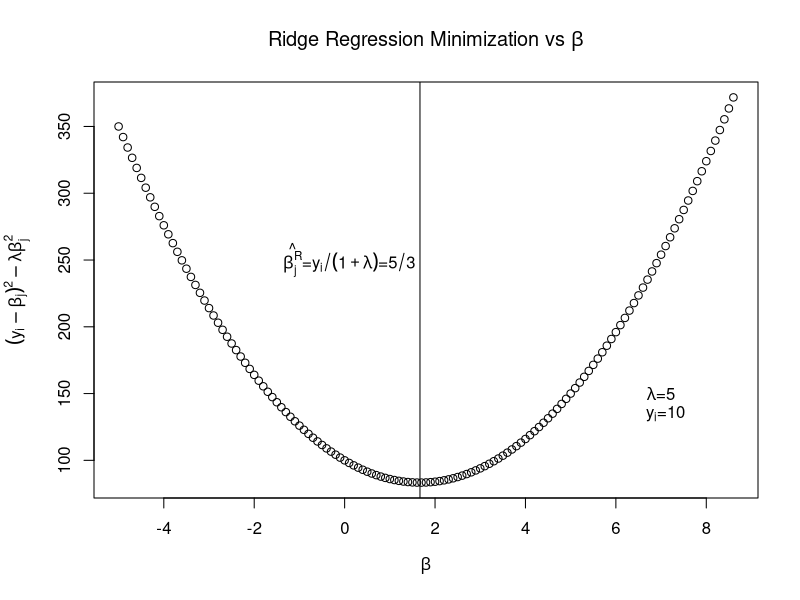
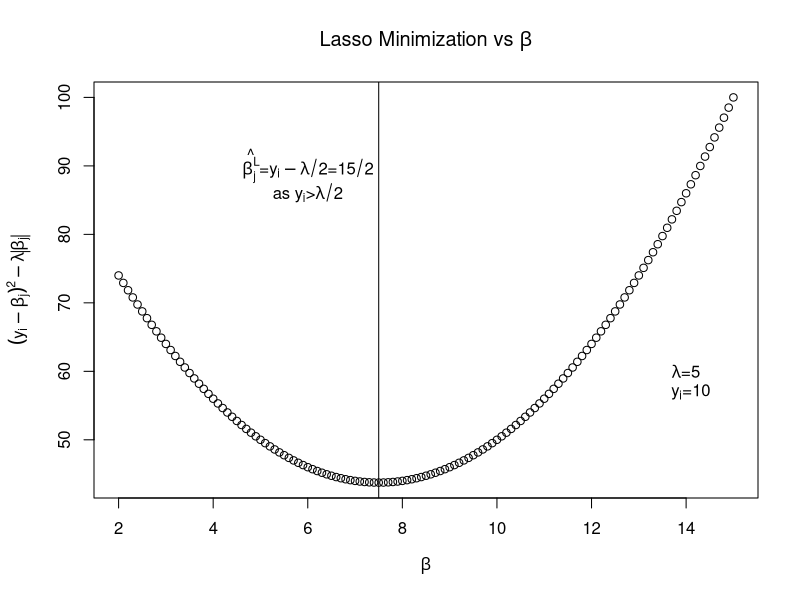
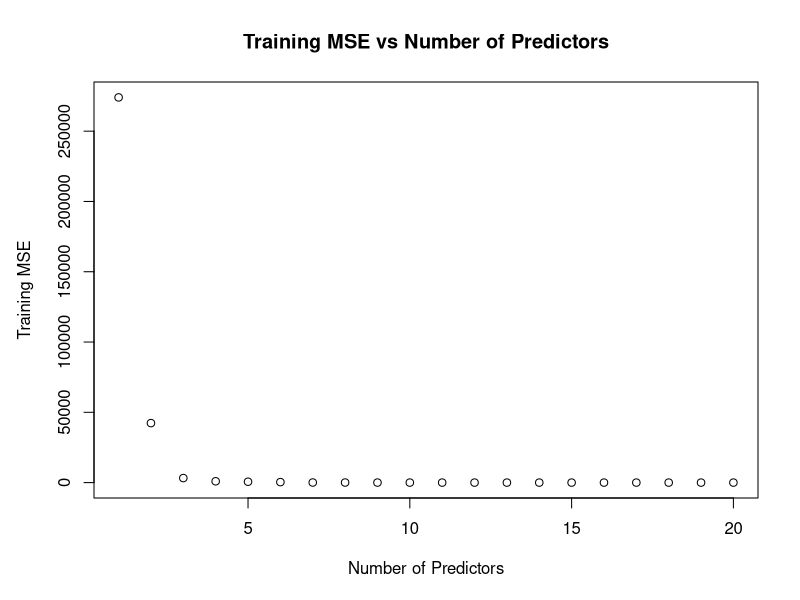
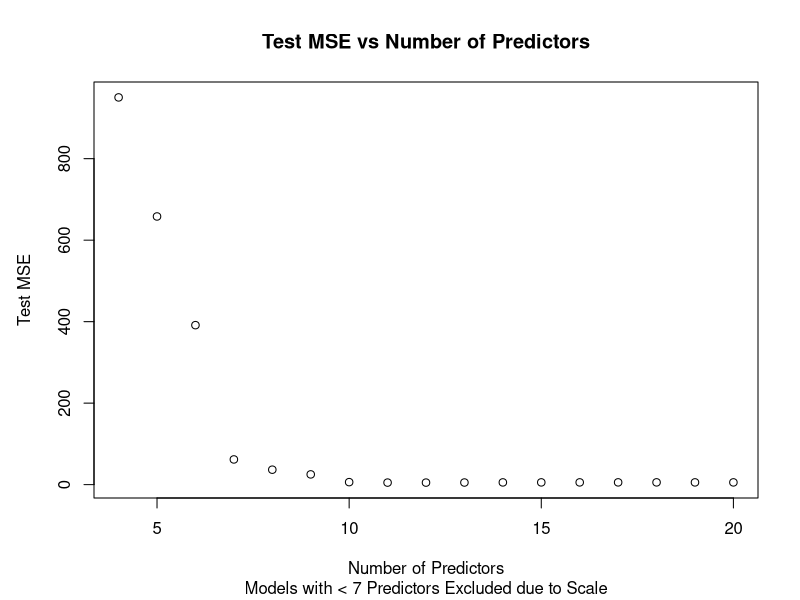
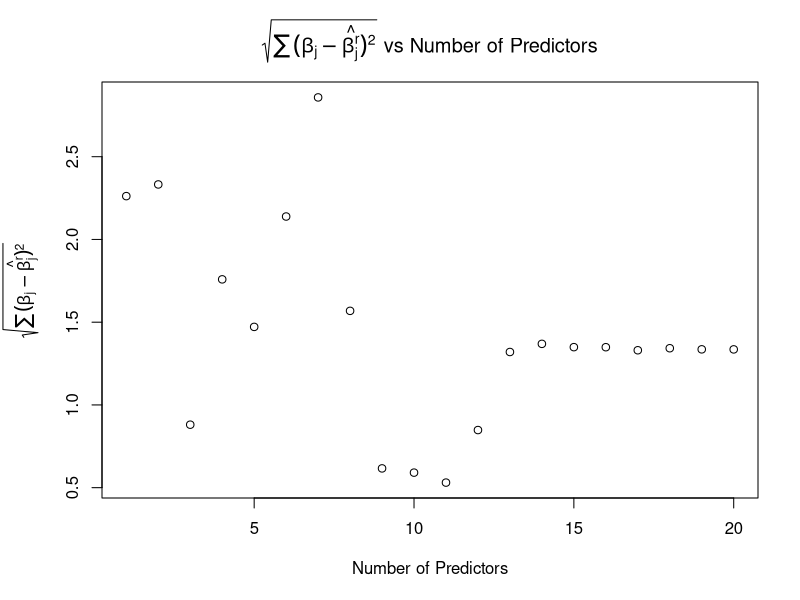

Source code (R) for these figures, in order:
# STAT4702 Homework 11
# Patrick Rogan
# UNI: psr2125

#  6.8.6 ------------------------------------------------------------------
beta = seq(-5,8.66,0.1)
lambda = 5
y_i = 10

# Part A
par(mar=c(5.1,4.7,4.1,2.1))
plot(beta, (y_i - beta)^2 + lambda*beta^2, xlab = expression(beta), 
     ylab = expression((y[i]-beta[j])^2-lambda*beta[j]^2),
     text(0.1,250,expression(paste(hat(beta[j]^R) ,"=", y[i]/(1+lambda),"=", 5/3))), 
     main = expression(paste("Ridge Regression Minimization vs ", beta)))
text(7,150,expression(paste(lambda,"=",5)))
text(7.1,135,expression(paste(y[i],"=",10)))
abline(v = y_i/(1 + lambda))

# Part B
beta = seq(2,15,0.1)
par(mar=c(5.1,4.7,4.1,2.1))
plot(beta, (y_i - beta)^2 + lambda*abs(beta), xlab = expression(beta), 
     ylab = expression((y[i]-beta[j])^2-lambda*abs(beta[j])),
     text(6,90,expression(paste(hat(beta[j]^L) ,"=", y[i]-lambda/2,"=", 15/2))), 
     main = expression(paste("Lasso Minimization vs ", beta)))
text(6,86,expression(paste("as ",y[i], ">",lambda/2)))
text(14,60,expression(paste(lambda,"=",5)))
text(14.1,57,expression(paste(y[i],"=",10)))
abline(v = y_i - lambda/2)

# 6.8.10 ------------------------------------------------------------------
set.seed(1)
X = matrix(0,nrow = 1000, ncol = 20)
meanVec = c(0,120,2,0.25,100,14,1,0,10,99,2,100,2000,3,180,18,0,0,0,0)
sdVec = c(1,.7,1,5,.5,.2,.8,.1,.2,3,2,5,1,9,3,1.1,2.4,2.1,3,0.2)

eps = rnorm(1000, mean = 0, sd = 2.0)
betaVect = c(0,1,4,0,100,1,6,170,1,70,0,100,4,2,200,1,7,0,0,0)
beta0 = 3
Y = beta0 + eps
for (i in 1:20){
  X[,i] = rnorm(1000, mean = meanVec[i], sd = sdVec[i]) 
  Y = Y + betaVect[i]*X[,i]
}

simDat = data.frame(Y,X)
colnames(simDat) = c("Y","X1","X2","X3","X4","X5","X6","X7","X8","X9","X10","X11","X12",
                     "X13","X14","X15","X16","X17","X18","X19","X20")

# Part B
library(caret)

train.ix = as.integer(createDataPartition(simDat[,1], p = .9, list = FALSE, times = 1))
train = rep(FALSE,length(simDat[,1]))
train[train.ix] = TRUE
simDat.test = simDat[!train,]

# Part C
library(leaps)
attach(simDat)
regfit.full = regsubsets(Y~., simDat, subset = train,nvmax = 20)
summary(regfit.full)
trainMSE = rep(0,20)
testMSE = rep(0,20)
delBeta = rep(0,20)

for (i in c(1:20)){
  tempFrame = simDat[colnames(simDat[,-1])[summary(regfit.full)$which[i,c(2:21)]]]
  tfz = data.frame(tempFrame[train,])
  tfz2 = data.frame(tempFrame[!train,])  
  tempFrame = data.frame(simDat[,1],tempFrame)
  tempFrame = tempFrame[train,]
  colnames(tempFrame)[1] = "Y" 
  attach(tempFrame)
  lm.fit = lm(Y ~., tempFrame, subset = train)
  
  betav= unname(lm.fit$coefficients[-1]) - betaVect[summary(regfit.full)$which[i,c(2:21)]]
  delBeta[i] = sqrt(betav%*%betav)
  
  lm.p = unname(predict(lm.fit, tfz))
  lm.p2 = unname(predict(lm.fit,tfz2))
  
  trainMSE[i] =  mean((simDat$Y[train]-lm.p)^2)
  testMSE[i] =  mean((simDat$Y[!train]-lm.p2)^2)
}

plot(c(1:20),trainMSE, xlab = "Number of Predictors", ylab = "Training MSE",
     main = "Training MSE vs Number of Predictors")
plot(c(4:20),testMSE[4:20], xlab = "Number of Predictors", ylab = "Test MSE",
     main = "Test MSE vs Number of Predictors",
     sub = "Models with < 7 Predictors Excluded due to Scale")
par(mar=c(5.1,5.1,4.1,2.1))
plot(c(1:20),delBeta[1:20], xlab = "Number of Predictors", 
     ylab = expression(sqrt(sum((beta[j]-hat(beta[j]^r)))^2)),
     main = expression(paste(sqrt(sum((beta[j]-hat(beta[j]^r)))^2), " vs Number of Predictors")))
